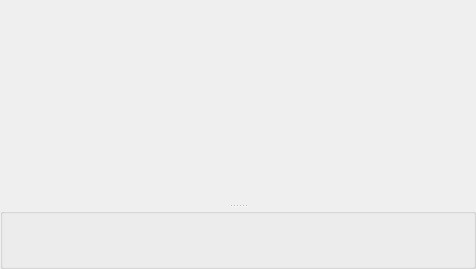
<?xml version="1.0" encoding="UTF-8"?>
<ui version="4.0">
 <class>CEditorLayoutModern</class>
 <widget class="QWidget" name="CEditorLayoutModern">
  <property name="geometry">
   <rect>
    <x>0</x>
    <y>0</y>
    <width>476</width>
    <height>269</height>
   </rect>
  </property>
  <property name="windowTitle">
   <string>Form</string>
  </property>
  <layout class="QGridLayout" name="gridLayout_2">
   <property name="leftMargin">
    <number>0</number>
   </property>
   <property name="topMargin">
    <number>0</number>
   </property>
   <property name="rightMargin">
    <number>0</number>
   </property>
   <property name="bottomMargin">
    <number>0</number>
   </property>
   <item row="0" column="0">
    <widget class="QSplitter" name="pSplitter">
     <property name="orientation">
      <enum>Qt::Vertical</enum>
     </property>
     <widget class="CEditorLayoutClassic" name="pTop" native="true"/>
     <widget class="QGroupBox" name="groupBox">
      <layout class="QHBoxLayout" name="horizontalLayout_2">
       <property name="leftMargin">
        <number>0</number>
       </property>
       <property name="topMargin">
        <number>0</number>
       </property>
       <property name="rightMargin">
        <number>0</number>
       </property>
       <property name="bottomMargin">
        <number>0</number>
       </property>
       <item>
        <widget class="CEditorActionBar" name="pActionBarLeft" native="true">
         <property name="sizePolicy">
          <sizepolicy hsizetype="Minimum" vsizetype="Minimum">
           <horstretch>0</horstretch>
           <verstretch>0</verstretch>
          </sizepolicy>
         </property>
        </widget>
       </item>
       <item>
        <widget class="QWidget" name="pBottom" native="true">
         <property name="sizePolicy">
          <sizepolicy hsizetype="Expanding" vsizetype="Preferred">
           <horstretch>0</horstretch>
           <verstretch>0</verstretch>
          </sizepolicy>
         </property>
         <layout class="QHBoxLayout" name="horizontalLayout">
          <property name="leftMargin">
           <number>0</number>
          </property>
          <property name="topMargin">
           <number>0</number>
          </property>
          <property name="rightMargin">
           <number>0</number>
          </property>
          <property name="bottomMargin">
           <number>0</number>
          </property>
         </layout>
        </widget>
       </item>
      </layout>
     </widget>
    </widget>
   </item>
  </layout>
 </widget>
 <customwidgets>
  <customwidget>
   <class>CEditorActionBar</class>
   <extends>QWidget</extends>
   <header>Editor/EditorActionBar.h</header>
   <container>1</container>
  </customwidget>
  <customwidget>
   <class>CEditorLayoutClassic</class>
   <extends>QWidget</extends>
   <header>EditorLayoutClassic.h</header>
   <container>1</container>
  </customwidget>
 </customwidgets>
 <resources/>
 <connections/>
</ui>
